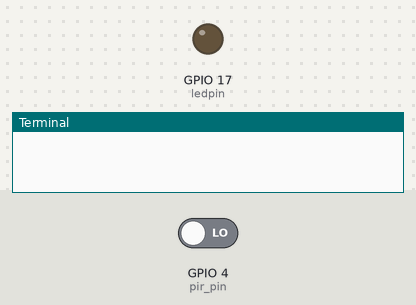
The program below on a simulated Raspberry Pi (BCM pin numbers). Parts: output pins drawn as LEDs (lit = HIGH), the last lines printed to the terminal. Inputs (shaded band) come from the test bench; at power-on: GPIO 4 (pir_pin) LOW. The clock reads 2024-03-15 10:24:30 at power-on unless the program sets it.

Above: at 1.2 s.
1.3 s: GPIO 4 (pir_pin) driven HIGH
At 2.9 s:
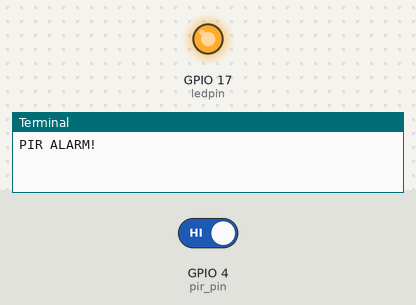
Timing chart, 0 to 4.4 s (numbered marks = the images above; inputs shaded):
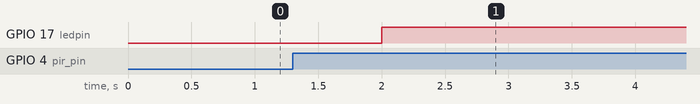

Measured:
- after the input at 1.3 s, GPIO 17 (ledpin): LOW → HIGH after 0.70 s

The program:

trigger.py
```python
import subprocess
import shutil
import time
import os
import RPi.GPIO as io
import sqlite3 as lite
import time


ledpin = 17
pir_pin = 4


# set up GPIO
io.setmode(io.BCM)
io.setmode(io.BCM)
io.setwarnings(False)
io.setup(ledpin, io.OUT)    # led
io.setup(pir_pin, io.IN)    # activate input

#--files--
db = '/home/pi/sqlite/camera_db'
capshell = '/home/pi/node/capture.sh'
#---

motionState = False;

MAX_TIME = 3600  #Avoid odd time issues after reboot


while True:
    if io.input(pir_pin):
        if motionState == False:
            print("PIR ALARM!")
            motionState = True;
            start = time.time()
            io.output(ledpin, io.HIGH)
            #os.system('sudo ' + capshell)
    else:
        if motionState == True:
            print("PIR OFF!")
            end = time.time()
            delta = (end - start)
            delta = min(delta, MAX_TIME)
            print('Time diff: ')
            print(delta)
            con = lite.connect(db)
            con.execute('INSERT INTO pic_event VALUES (date(\'now\', \'localtime\'), time(\'now\', \'localtime\'), {0});'.format(delta))
            con.commit()
            io.output(ledpin, io.LOW)
            motionState = False;
    time.sleep(1.0)
```
